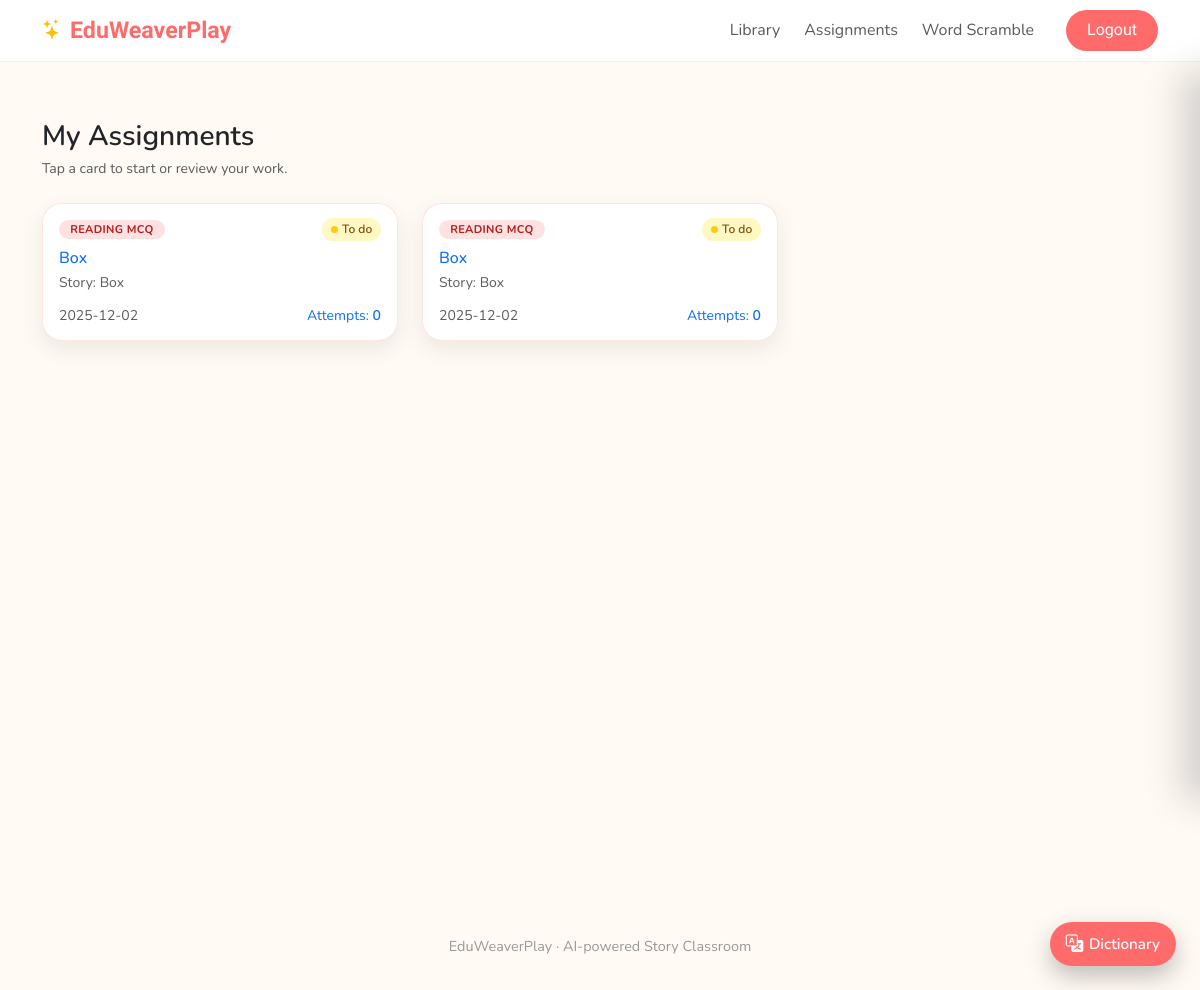
The app's page /assignments (signed in) with its own data.
### tables this page shows
CREATE TABLE assignments (
            id INTEGER PRIMARY KEY AUTOINCREMENT,
            story_id INTEGER NOT NULL,
            draft_id INTEGER,
            assignee_id INTEGER NOT NULL,
            assignment_type TEXT NOT NULL, -- 'finish' or 'mcq'
            status TEXT DEFAULT 'assigned', -- assigned / submitted / graded etc.
            score REAL,
            created_at TEXT DEFAULT (DATETIME('now')),
            assigned_by INTEGER, questions_json TEXT, attempt_count INTEGER DEFAULT 0, assignment_title TEXT,
            FOREIGN KEY (story_id) REFERENCES stories(id) ON DELETE CASCADE,
            FOREIGN KEY (draft_id) REFERENCES finish_drafts(id) ON DELETE SET NULL,
            FOREIGN KEY (assignee_id) REFERENCES users(id) ON DELETE CASCADE,
            FOREIGN KEY (assigned_by) REFERENCES users(id) ON DELETE SET NULL
        );

CREATE TABLE stories (
            id INTEGER PRIMARY KEY AUTOINCREMENT,
            title TEXT NOT NULL,
            slug TEXT NOT NULL UNIQUE,
            prompt TEXT NOT NULL,
            language TEXT DEFAULT 'en',
            level TEXT DEFAULT 'phonics',
            content TEXT NOT NULL,
            visuals TEXT,
            created_at TEXT DEFAULT (DATETIME('now')),
            author_name TEXT DEFAULT 'guest'
        , is_shared_library INTEGER DEFAULT 0, mcq_questions_json TEXT);

### app.py (the view)
@app.get("/assignments")
@login_required
def assignments_list():
    db = get_db()
    rows = db.execute(
        """
        SELECT
          a.id,
          a.assignment_type,
          a.status,
          a.score,
          a.attempt_count,
          a.created_at,
          a.draft_id,
          a.assignment_title,
          s.id    AS story_id,
          s.slug  AS story_slug,
          s.title AS story_title
        FROM assignments a
        JOIN stories s ON a.story_id = s.id
        WHERE a.assignee_id = ?
        ORDER BY datetime(a.created_at) DESC
        """,
        (g.current_user["id"],),
    ).fetchall()
    return render_template("assignments.html", assignments=rows)

### app.py (called while the page is built)
def dict_factory(cursor, row):
    d = {}
    for idx, col in enumerate(cursor.description):
        d[col[0]] = row[idx]
    return d

def get_db():
    if "db" not in g:
        conn = sqlite3.connect(DB_PATH)
        conn.row_factory = dict_factory
        g.db = conn
    return g.db

@app.template_filter("dt")
def format_dt(value, fmt="%Y-%m-%d %H:%M"):
    if value is None:
        return ""
    if isinstance(value, datetime):
        return value.strftime(fmt)
    try:
        s = str(value).strip().replace("Z", "")
        if "." in s:
            s = s.split(".", 1)[0]
        dt = datetime.fromisoformat(s)
        return dt.strftime(fmt)
    except Exception:
        return value

@app.before_request
def load_current_user():
    g.current_user = None
    uid = session.get("user_id")
    if uid:
        db = get_db()
        g.current_user = db.execute("SELECT * FROM users WHERE id = ?", (uid,)).fetchone()

@app.context_processor
def inject_user():
    return {"current_user": g.get("current_user")}

def login_required(view_func):
    @wraps(view_func)
    def _wrapped(*args, **kwargs):
        if not (g.get("current_user") and g.current_user.get("id")):
            next_url = request.full_path if request.query_string else request.path
            return redirect(url_for("login", next=next_url))
        return view_func(*args, **kwargs)
    return _wrapped

### templates/assignments.html (shortened to what this page needs)
{% extends "base2.html" %}
{% block content %}
<div class="assignments-page py-3 py-md-4">
  <div class="d-flex align-items-center justify-content-between mb-3 mb-md-4">
    <div>
      <h3 class="fw-semibold mb-1">My Assignments</h3>
      <p class="text-muted small mb-0">
        Tap a card to start or review your work.
      </p>
    </div>
  </div>
  {% if not assignments %}
    <div class="text-center py-5">
      <div class="empty-bubble mx-auto mb-3">
        <i class="bi bi-journal-x"></i>
      </div>
      <h5 class="fw-semibold mb-1">No Assignments Yet</h5>
      <p class="text-muted small mb-0">
        Your teacher will send you a reading task or game soon.
      </p>
    </div>
  {% else %}
    <div class="row g-3 g-md-4">
      {% for a in assignments %}
        {% set attempts = a.attempt_count or 0 %}
        {% set is_mcq = (a.assignment_type == 'mcq') %}
        {% set is_finish = (a.assignment_type == 'finish') %}
        {% set status = (a.status or '') %}
        {% set score = a.score %}
        {% set title = a.assignment_title or a.story_title %}
        <div class="col-12 col-sm-6 col-lg-4">
          <a href="{{ url_for('assignment_detail', assignment_id=a.id) }}"
             class="text-decoration-none">
            <div class="assignment-card h-100 d-flex flex-column">
              <div class="d-flex align-items-center justify-content-between mb-2">
                <span class="badge rounded-pill assignment-pill">
                  {% if is_mcq %}Reading MCQ{% elif is_finish %}Finish Writing{% else %}Assignment{% endif %}
                </span>
                {% if status == 'submitted' %}
                  <span class="status-dot status-done">
                    <span class="dot"></span><span class="label">Done</span>
                  </span>
                {% else %}
                  <span class="status-dot status-todo">
                    <span class="dot"></span><span class="label">To do</span>
                  </span>
                {% endif %}
              </div>
              <div class="mb-1">
                <h5 class="assignment-title mb-1">
                  {{ title }}
                </h5>
                <div class="small text-muted">
                  Story: {{ a.story_title }}
                </div>
              </div>
              <div class="mt-auto pt-2 d-flex justify-content-between align-items-center small">
                <div class="text-muted">
                  {{ a.created_at|dt("%Y-%m-%d") }}
                </div>
                <div class="d-flex flex-column align-items-end">
                  <div>
                    Attempts:
                    <span class="fw-semibold">{{ attempts }}</span>
                  </div>
                </div>
              </div>
            </div>
          </a>
        </div>
      {% endfor %}
    </div>
  {% endif %}
</div>
{% endblock %}

### templates/base2.html (style rules this page uses)
body { font-family:"Nunito", system-ui, sans-serif; background:#fffaf3; min-height:100vh; padding-top:72px; }

### templates/assignments.html (style rules this page uses)
.assignments-page { min-height: calc(100vh - 80px); }
.assignment-card { border-radius: 1.25rem; padding: 0.9rem 1rem; background: #ffffff; box-shadow: 0 0.5rem 1.4rem rgba(15,23,42,0.08); transition: transform .16s ease, box-shadow .16s ease, background .16s ease; border: 1px solid rgba(248, 185, 160, 0.35); position: relative; overflow: hidden; }
.assignment-card::before { content: ""; position: absolute; inset: 0; background: radial-gradient(circle at -10% -20%, rgba(255, 237, 213, 0.7), transparent 60%), radial-gradient(circle at 110% 120%, rgba(219, 234, 254, 0.9), transparent 55%); opacity: 0.5; z-index: -1; }
.assignment-pill { background: #fee2e2; color: #b91c1c; font-size: 0.7rem; letter-spacing: 0.03em; text-transform: uppercase; padding-inline: 0.7rem; }
.status-dot { display: inline-flex; align-items: center; gap: 0.25rem; font-size: 0.75rem; padding: 0.15rem 0.55rem; border-radius: 999px; }
.status-dot .dot { width: 0.45rem; height: 0.45rem; border-radius: 999px; }
.status-dot .label { font-weight: 600; }
.status-todo { background: #fef9c3; color: #854d0e; }
.status-todo .dot { background: #facc15; }
.assignment-title { font-size: 1rem; line-height: 1.2; }

### records on screen
assignments: status "To do", story_title "Box", created_at|dt "2025-12-02", attempt_count "0"
stories: title "Box"
assignments: status "To do", story_title "Box", created_at|dt "2025-12-02", attempt_count "0"
